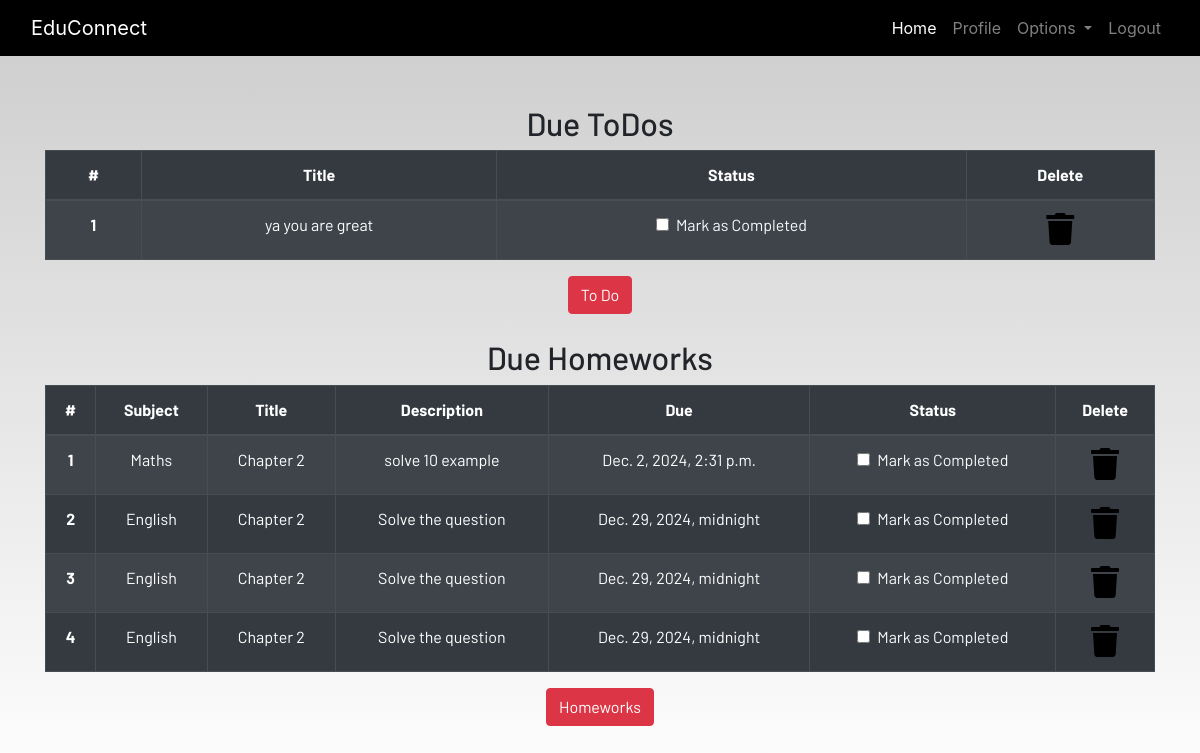
The page /profile/ (signed in) on the database as committed earlier.
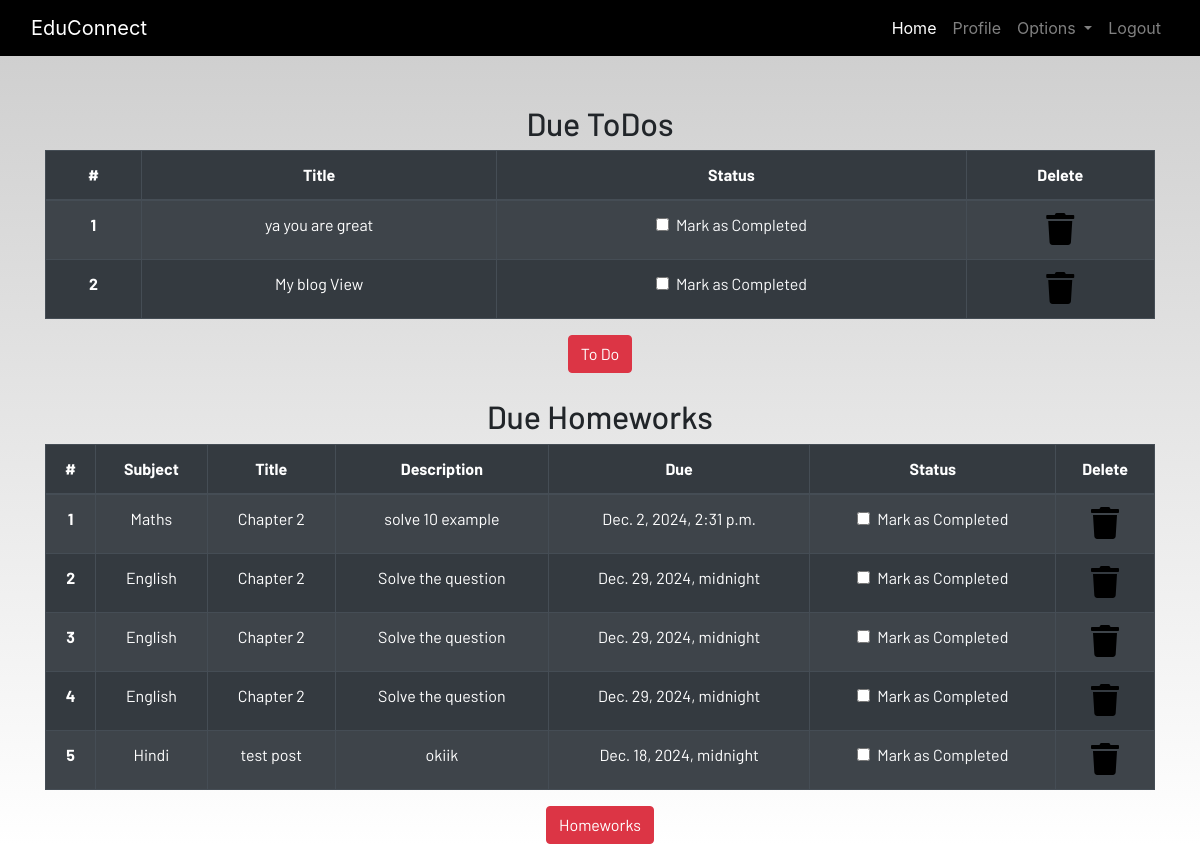
The same page on the database as committed later.
### dashboard/models.py (models this page shows, shortened)
class Todo(models.Model):
    user=models.ForeignKey(User,on_delete=models.CASCADE)
    title=models.CharField(max_length=50)
    is_finished=models.BooleanField(default=False)

class HomeWork(models.Model):
    user=models.ForeignKey(User,on_delete=models.CASCADE)
    subject=models.CharField(max_length=50)
    title=models.CharField(max_length=100)
    description=models.TextField()
    due=models.DateTimeField()
    is_finished=models.BooleanField(default=False)

### dashboard/views.py (the view)
# urls.py: path('profile/',views.profile,name='profile'),
@login_required
def profile(request):
    homework=HomeWork.objects.filter(is_finished=False,user=request.user)
    todo=Todo.objects.filter(is_finished=False,user=request.user)
    if len(homework)==0:
        homework_done=True
    else:
        homework_done=False
    if len(todo) ==0:
        todo_done=True
    else:
        todo_done=False
    context={
        'homework':homework,
        'homework_done':homework_done,
        'todo':todo,
        'todo_done':todo_done,
    }
    return render(request,'dashboard/profile.html',context)

### templates/dashboard/profile.html
{% extends 'dashboard/base.html' %} {% load static %}
{% load crispy_forms_tags%}
{% block content %}
<section class="text-center">
    <div class="container">
        {% if not todo_done%}
        <h2>Due ToDos</h2>
        <table class="table table-striped table-bordered table-hover table-dark">
            <thead>
                <tr>
                    <th scope="col">#</th>
                    <th scope="col">Title</th>
                    <th scope="col">Status</th>
                    <th scope="col">Delete</th>
                </tr>
            </thead>
            <tbody>
                {% for to in todo%}
                <tr>
                    <th scope="row">{{forloop.counter}}</th>
                    <td>{{to.title}}</td>
                    <td>
                        <a href="{% url 'update_todo' to.id %}">
                            <div class="form-check">
                                {% if to.is_finished == True %}
                                <input class="form-check-input" type="checkbox" value="" checked>
                                {% else %}
                                <input class="form-check-input" type="checkbox" value="" >
                                {% endif %}
                                <label class="form-check-label text-light" for="flexCheckDefault">
                                    Mark as Completed
                                </label>
                            </div>
                        </a>
                    </td>
                    <td><a href="{% url 'delete_todo' to.id%}"><i class="fa fa-trash fa-2x"></i></a></td>
                </tr>
                {% endfor %}
            </tbody>
        </table>
        {% else %}
        <h3>All To dos are completed!!!!</h3>
        {%endif%}
        <a href="{% url 'todo' %}" class="btn btn-danger">To Do</a>
        <br><br>
        {% if not homework_done %}
        <h2>Due Homeworks</h2>
        <table class="table table-striped table-bordered table-hover table-dark">
            <thead>
                <tr>
                    <th scope="col">#</th>
                    <th scope="col">Subject</th>
                    <th scope="col">Title</th>
                    <th scope="col">Description</th>
                    <th scope="col">Due</th>
                    <th scope="col">Status</th>
                    <th scope="col">Delete</th>
                </tr>
            </thead>
            <tbody>
                {% for home in homework %}
                <tr>
                    <th scope="row">{{forloop.counter}}</th>
                    <td>{{home.subject}}</td>
                    <td>{{home.title}}</td>
                    <td>{{home.description}}</td>
                    <td>{{home.due}}</td>
                    <td>
                        <a href="{% url 'update_homework' home.id %}">
                            <div class="form-check">
                                {% if home.is_finished == True%}
                                <input class="form-check-input" type="checkbox" value="" checked>
                                {% else%}
                                <input class="form-check-input" type="checkbox" value="">
                                {% endif %}
                                <label class="form-check-label text-light" for="flexCheckDefault">
                                    Mark as Completed
                                </label>
                            </div>
                        </a>
                    </td>
                    <td><a href="{% url 'delete_homework' home.id%}"><i class="fa fa-trash fa-2x"></i></a></td>
                </tr>
                {% endfor %}
            </tbody>
        </table>
        {% else %}
        <h3>All To homeworks are completed!!!!</h3>
        {% endif %}
        <a href="{% url 'homework' %}" class="btn btn-danger">Homeworks</a>
    </div>
</section>
{% endblock content %}

### templates/dashboard/base.html (shortened to what this page needs)
<!DOCTYPE html>
{% load static %}
<html lang="en">
<head>
  <link rel="stylesheet" href="https://stackpath.bootstrapcdn.com/bootstrap/4.3.1/css/bootstrap.min.css"
 />
  <link rel="stylesheet" href="https://use.fontawesome.com/releases/v5.7.2/css/all.css"
 />
  <link rel="stylesheet" href="{% static 'css/main.css' %}" />
</head>
<body>
  <header>
    <nav class="navbar navbar-expand-lg navbar-dark bg-dark">
      <div class="container-fluid">
        <a class="navbar-brand" href="{% url 'home' %}">EduConnect</a>
        <div class="collapse navbar-collapse justify-content-end" id="navbarSupportedContent">
          <ul class="navbar-nav mb-2 mb-lg-0">
            <li class="nav-item">
              <a class="nav-link active" aria-current="page" href="{% url 'home' %}">Home</a>
            </li>
            {% if user.is_authenticated %}
            <li class="nav-item">
              <a class="nav-link" href="{% url 'profile' %}">Profile</a>
            </li>
            <li class="nav-item dropdown">
              <a class="nav-link dropdown-toggle" href="#" id="navbarDropdown" role="button" data-toggle="dropdown"
                aria-haspopup="true" aria-expanded="false">
                Options
              </a>
            </li>
            <li class="nav-item">
              <a class="nav-link" href="{% url 'logout' %}">Logout</a>
            </li>
            {% endif %}
          </ul>
        </div>
      </div>
    </nav>
  </header>
  <br /><br />
  <main>
    {% block content %}
    {% endblock content %}
  </main>
</body>
</html>

### static/css/main.css (style rules this page uses)
html { scroll-behavior: smooth; height: 100%; width: 100%; }
main { font-family: Barlow, Quicksand, Rubik, sans-serif, serif, 'Times New Roman', Times, serif !important; }
.navbar { background-color: rgb(0, 0, 0) !important; }
a { text-decoration: none !important; color: black; }
html, body { max-width: 100%; overflow-x: hidden; height: 100%; width: 100%; }
body { background: linear-gradient(rgba(0, 0, 0, 0.2), rgba(255, 255, 255, 0.5)); overflow-x: hidden; background-repeat: no-repeat; }
.fa { color: black; }

Rows that differ between the two databases and show on the page:
added Todo: title "My blog View"
added HomeWork: subject "Hindi", title "test post", description "okiik", due "Dec. 18, 2024, midnight"
